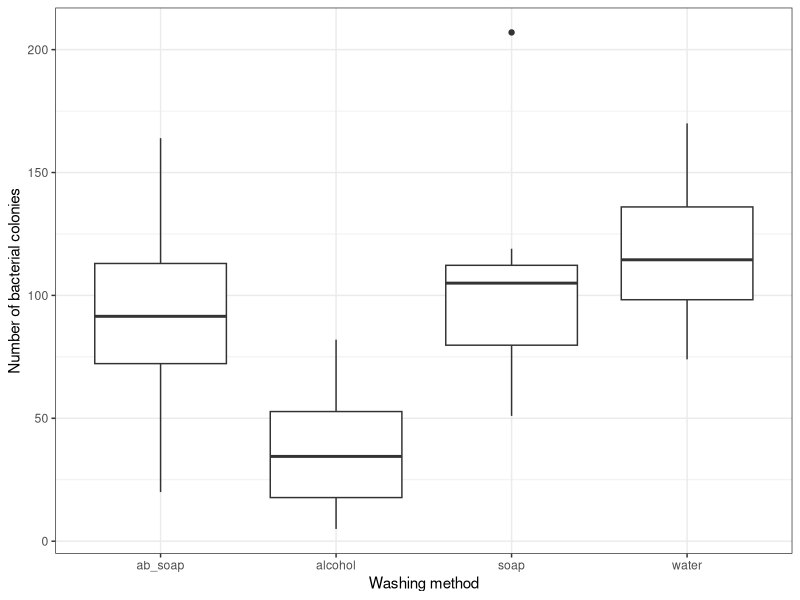
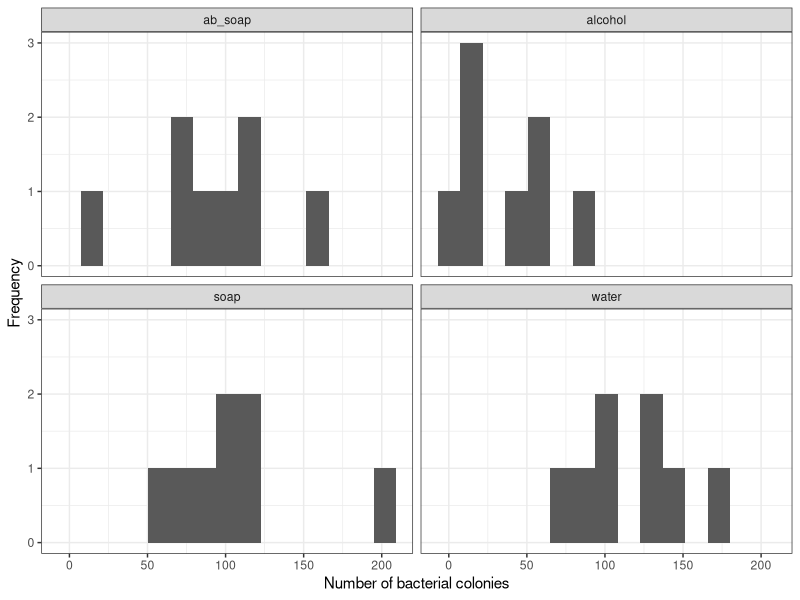
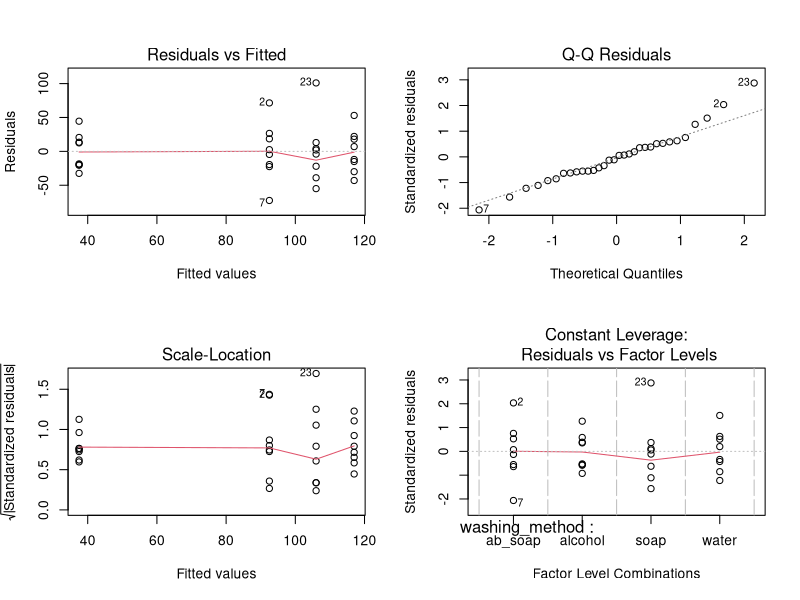
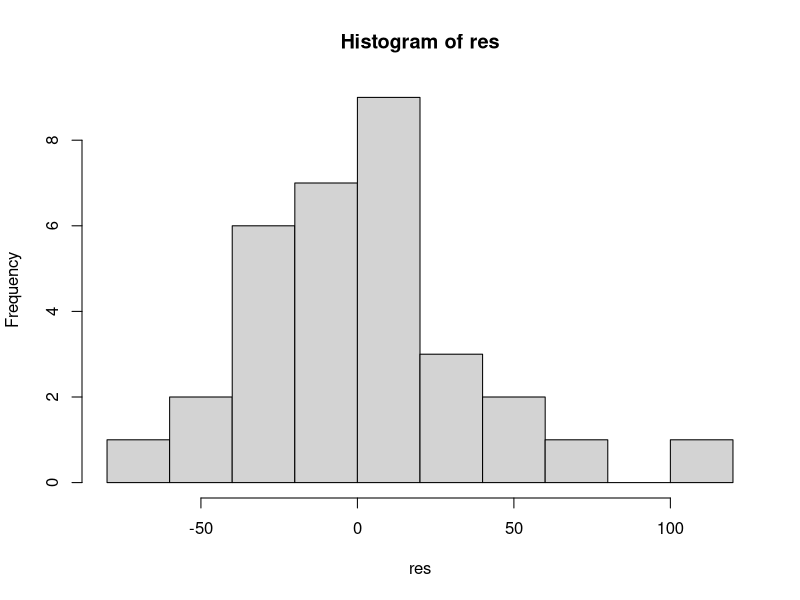
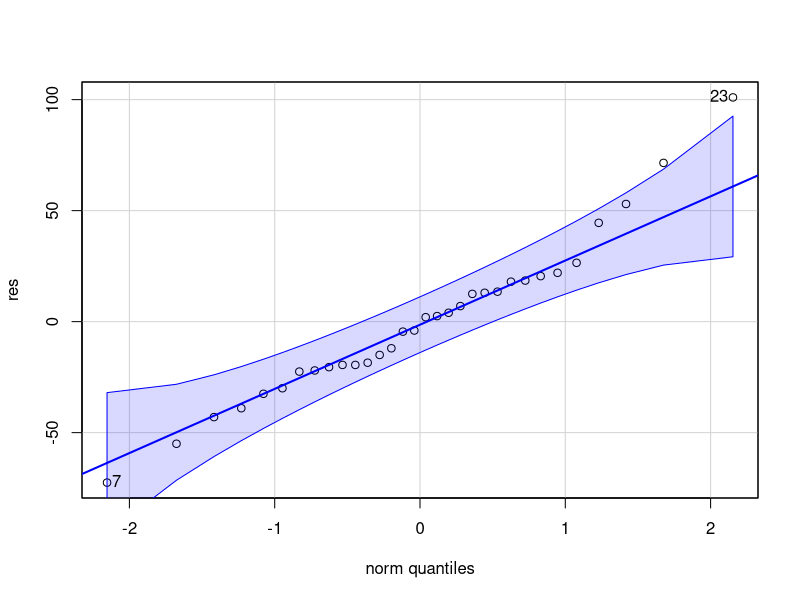
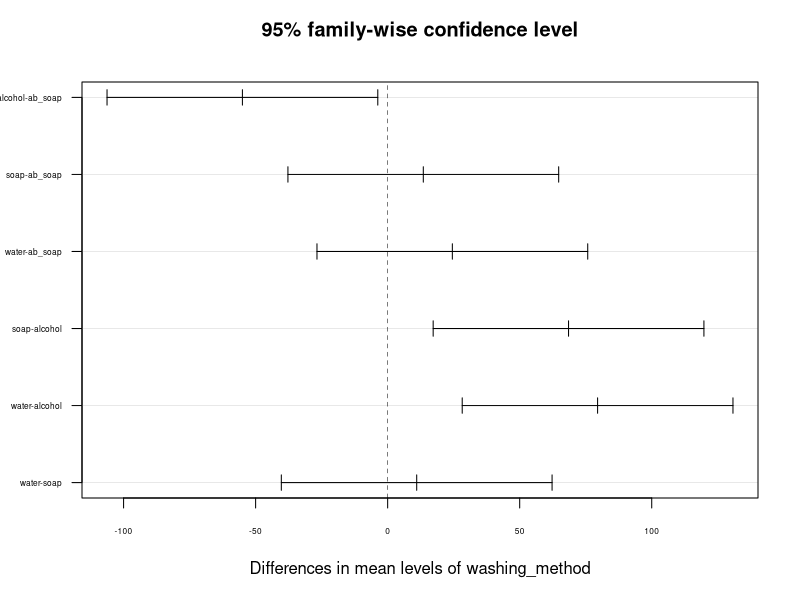

Recreate these plots in R, in order.
## ---- chunk 1
knitr::opts_chunk$set(echo = TRUE)

# packages needed for lab 6
library(tidyverse)
library(car)
## ---- chunk 2
hand_wash <- read_csv("hand_washing.csv", show_col_types = FALSE)
## ---- chunk 3
# See how your data is structured! 
glimpse(hand_wash) # 32 observations/rows, 2 variables/columns (CLT wouldn't apply)
# washing_method = data type is 'chr', we should change it to factor for these analyses
## ---- chunk 4
# transform washing_method into a factor
hand_wash$washing_method <- as.factor(hand_wash$washing_method) #notice we are not specifying the order of levels here so they will alphabetic

## check what the levels of washing_method are
levels(hand_wash$washing_method)

# another way to see the different levels in a factor
# HINT: unique(dataset$variable)
unique(hand_wash$washing_method) # 4 levels
## ---- chunk 5
ggplot(data = hand_wash) +
  geom_boxplot(aes(x=washing_method, y=bac_colonies)) + #response variable by group
  labs(x = "Washing method", # nicely label axes
       y = "Number of bacterial colonies") +
  theme_bw() #nicer layout
## ---- chunk 6
ggplot(data = hand_wash) +
  geom_histogram(aes(x=bac_colonies), bins = 15) + #response variable; bins to make smoother plots
  facet_wrap(~washing_method, ncol=2) + #separate plots for each level/group
  labs(x = "Number of bacterial colonies", # nicely label axes
       y = "Frequency") +
  theme_bw() #nicer layout
## ---- chunk 7
#run the ANOVA
# HINT: AOV_OUTPUT <- aov(Y ~ X, data = DATASET)
wash1 <- aov(bac_colonies ~ washing_method, data = hand_wash)
## ---- chunk 8
par(mfrow=c(2,2)) # places 4 plots on 1 output view

## visualize residuals
### HINT:: plot(AOV_OUTPUT)
plot(wash1) #look at the diagnostic plots; focus on the first two plots (fitted vs residuals & QQ plot)

# resets output view
par(mfrow=c(1,1)) 
## ---- chunk 9
#retrieve the residuals
## HINT:: AOV_OUTPUT$residuals
res <- wash1$residuals 

# Tool 1 for checking normality (histogram)
hist(res, breaks=10)

# Tool 2 for checking normality (qqPlot)
qqPlot(res) 

# Tool 3 for checking normality (shapio wilk test)
shapiro.test(res) 

## ---- chunk 10
## check equal variances
leveneTest(bac_colonies ~ washing_method, data = hand_wash) 
## ---- chunk 11
## we already ran the anova above to look at the residuals 
# Remember:
# HINT: aov(y ~ x, data = dataset)
# wash1 <- aov(bac_colonies ~ washing_method, data=hand_wash) ## showing the code ANOVA again (but not no rerunning it)

#Look at the results of the ANOVA
summary(wash1) ## THIS IS THE ANOVA TABLE WE ARE REFERRING TO IN HW QUESTION 1E
## ---- chunk 12
# HINT: TukeyHSD(aov_model)
TukeyHSD(wash1)

## visualize the results
plot(TukeyHSD(wash1),
     las=1, # change direction of axis labels
     cex.axis = 0.5) #try to get labels to fit plot
